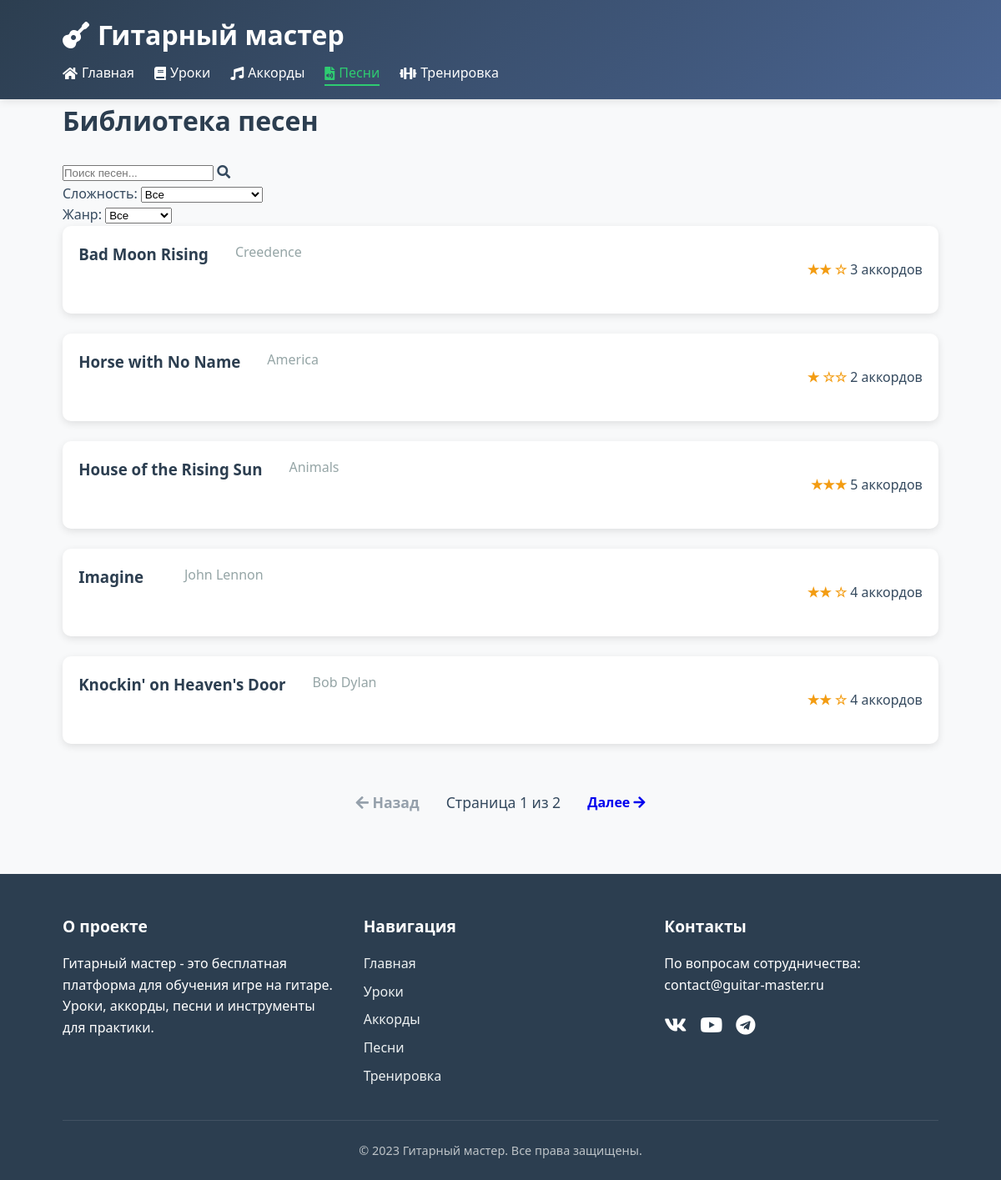
Screenshot of /songs with the database file from the repository.
### tables this page shows
CREATE TABLE songs (
                id INTEGER PRIMARY KEY,
                title TEXT NOT NULL,
                artist TEXT,
                chords TEXT,
                lyrics TEXT,
                strumming_pattern TEXT,
                difficulty INTEGER DEFAULT 2
            );

### app.py (the view)
@app.route('/songs')
def songs_page():
    page = request.args.get('page', 1, type=int)
    songs = get_songs()
    total_pages = ceil(len(songs) / PER_PAGE)
    start_idx = (page - 1) * PER_PAGE
    end_idx = start_idx + PER_PAGE
    paginated_songs = songs[start_idx:end_idx]
    return render_template('songs.html',
                           songs=paginated_songs,
                           current_page=page,
                           total_pages=total_pages)

### app.py (called while the page is built)
@app.template_filter('count_chords')
def count_chords_filter(chords_str):
    if not chords_str:
        return 0
    return len(chords_str.split(','))

### database.py (called while the page is built)
def create_connection():
    try:
        conn = sqlite3.connect('guitar_tutor.db', check_same_thread=False)
        return conn
    except sqlite3.Error as e:
        print(f"Ошибка подключения к базе данных: {e}")
        return None

def get_songs():
    try:
        conn = create_connection()
        cursor = conn.cursor()
        cursor.execute("SELECT id, title, artist, chords, difficulty FROM songs ORDER BY title")
        songs = []
        for row in cursor.fetchall():
            songs.append({
                'id': row[0],
                'title': row[1],
                'artist': row[2],
                'chords': row[3],
                'difficulty': row[4]
            })
        return songs
    except sqlite3.Error as e:
        print(f"Ошибка при получении песен: {e}")
        return []
    finally:
        if conn:
            conn.close()

### templates/songs.html (shortened to what this page needs)
{% extends "base.html" %}
{% block content %}
<section class="songs-page">
    <h2>Библиотека песен</h2>
    <div class="controls">
        <div class="search-box">
            <input type="text" id="song-search" placeholder="Поиск песен...">
            <i class="fas fa-search"></i>
        </div>
        <div class="filters">
            <div class="filter-group">
                <label for="difficulty-filter">Сложность:</label>
                <select id="difficulty-filter">
                    <option value="all">Все</option>
                </select>
            </div>
            <div class="filter-group">
                <label for="genre-filter">Жанр:</label>
                <select id="genre-filter">
                    <option value="all">Все</option>
                </select>
            </div>
        </div>
    </div>
    <div class="songs-list">
        {% for song in songs %}
        <div class="song-card" data-title="{{ song['title']|lower }}" data-artist="{{ song['artist']|lower }}" data-difficulty="{{ song['difficulty'] }}">
            <div class="song-info">
                <h3><a href="{{ url_for('song_detail', song_id=song['id']) }}">{{ song['title'] }}</a></h3>
                <p>{{ song['artist'] }}</p>
            </div>
            <div class="song-meta">
                <span class="difficulty">
                    {% for i in range(song['difficulty']) %}★{% endfor %}
                    {% for i in range(3 - song['difficulty']) %}☆{% endfor %}
                </span>
                <span class="chords-count">
                    {{ song['chords']|count_chords }} аккордов
                </span>
            </div>
        </div>
        {% else %}
        <div class="no-results">
            <p>Песни не найдены</p>
        </div>
        {% endfor %}
    </div>
    {% if total_pages > 1 %}
    <div class="pagination">
        {% if current_page > 1 %}
        <a href="{{ url_for('songs_page', page=current_page-1) }}" class="btn">
            <i class="fas fa-arrow-left"></i> Назад
        </a>
        {% else %}
        <span class="btn disabled"><i class="fas fa-arrow-left"></i> Назад</span>
        {% endif %}
        <span>Страница {{ current_page }} из {{ total_pages }}</span>
        {% if current_page < total_pages %}
        <a href="{{ url_for('songs_page', page=current_page+1) }}" class="btn">
            Далее <i class="fas fa-arrow-right"></i>
        </a>
        {% else %}
        <span class="btn disabled">Далее <i class="fas fa-arrow-right"></i></span>
        {% endif %}
    </div>
    {% endif %}
</section>
{% endblock %}

### static/style.css (style rules this page uses)
:root { --primary: #3498db; --secondary: #2ecc71; --danger: #e74c3c; --warning: #f39c12; --dark: #2c3e50; --light: #ecf0f1; --gray: #95a5a6; --text: #34495e; --bg-light: #f8f9fa; --border: #ddd; --shadow: rgba(0,0,0,0.1); }
* { margin: 0; padding: 0; box-sizing: border-box; }
body { font-family: 'Segoe UI', Tahoma, Geneva, Verdana, sans-serif; line-height: 1.6; color: var(--text); background-color: var(--bg-light); }
h2 { font-size: 2rem; margin-bottom: 1.5rem; color: var(--dark); }
.btn { display: inline-block; padding: 0.8rem 1.5rem; border-radius: 50px; text-decoration: none; font-weight: bold; transition: all 0.3s; cursor: pointer; border: none; font-size: 1rem; }
.chords-grid, .songs-list, .lessons-list { display: grid; gap: 1.5rem; }
.songs-list, .lessons-list { grid-template-columns: 1fr; }
.chord-card, .song-card, .lesson-card { background: white; border-radius: 10px; overflow: hidden; box-shadow: 0 3px 10px var(--shadow); transition: transform 0.3s, box-shadow 0.3s; }
.difficulty { color: var(--warning); font-weight: bold; }
.song-card { padding: 1.2rem; display: flex; justify-content: space-between; align-items: center; }
.song-info h3 { margin-bottom: 0.3rem; }
.song-info h3 a { color: var(--dark); text-decoration: none; }
.song-card p { color: var(--gray); }
.song-info { display: grid; grid-template-columns: 1fr 1fr; gap: 2rem; margin-bottom: 2rem; }
.pagination { display: flex; justify-content: center; align-items: center; gap: 1rem; margin-top: 2rem; padding: 1rem 0; }
.pagination .btn { padding: 0.5rem 1rem; }
.pagination .btn.disabled { opacity: 0.5; cursor: not-allowed; }
.pagination span { font-size: 1.1rem; }

### rows the page displays
songs: title "Bad Moon Rising", artist "Creedence", chords|count_chords "3"
songs: title "Horse with No Name", artist "America", difficulty 1 (drawn), chords|count_chords "2"
songs: title "House of the Rising Sun", artist "Animals", chords|count_chords "5"
songs: title "Imagine", artist "John Lennon", chords|count_chords "4"
songs: title "Knockin' on Heaven's Door", artist "Bob Dylan", chords|count_chords "4"

### other values shown
{{ current_page }} "1"
{{ total_pages }} "2"
